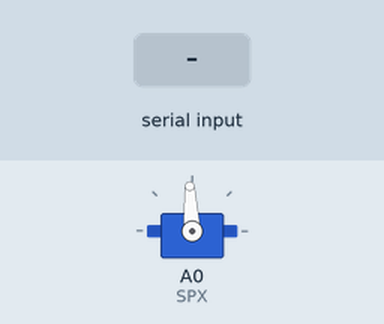
Bench run of a sketch on a simulated Arduino Uno, built with avr-gcc and run on an emulated ATmega328P. Parts: servo. The inputs (shaded band) are chosen by the test bench. What the sketch prints to the serial monitor is not drawn.

Above: at 1.2 s.
1.3 s: "90,45\n" received over Serial
At 3.5 s:
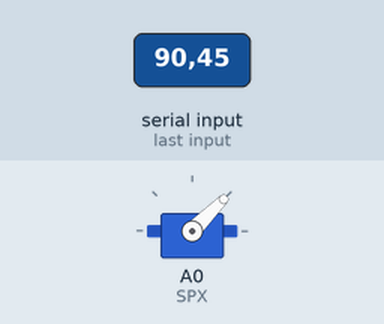
4.2 s: "30,150\n" received over Serial
At 6.8 s:
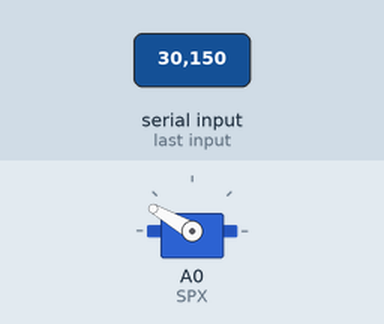
7.2 s: "5\n" received over Serial
At 9.0 s:
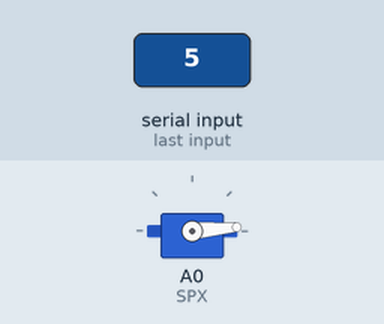
Timing chart, 0 to 10.7 s (numbered marks = the images above; inputs shaded):
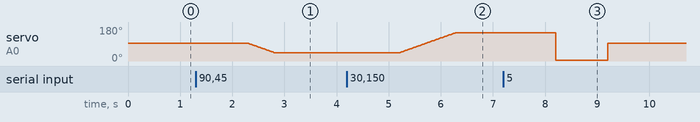

The sketch:

Vicotr_SPX_testing.ino
```cpp
#include<Servo.h>

Servo SPX;
int vSPX=93;
int lvSPX=93 ; //Last value of vSPX

  void setup() {
    Serial.begin(9600);
    SPX.attach(A0);
    SPX.write(93);
    Serial.println("START");
    Serial.println("BREAK STOP");
  }

  void loop() {
  // get value from computer

      int a,b ;
      while(Serial.available()){
        a=Serial.parseInt();

        if (a!=0){
           b=a;
           Serial.println(b);
           if (b<180)
             vSPX=b;
        }

      }
  //get value from controller

    /*  int c=analogRead(A5);
      if(true){
        int d=c;
        vSPX=d;
        Serial.println(d);
        delay(100);
      }*/
  //make SPX move from vslue "vSPX"
    //~5 or 180~598    NON BREAK STOP
    //6~44             MAX REVERSE
    //45~90            REVERVE
    //91~94            BREAK　STOP
    //95~141           FORWARD
    //142~179          MAX FORWARD
      //Serial.print(vSPX);
      //Serial.println(lvSPX);

      if (lvSPX!=vSPX){
        //Tell the condition
        {if (vSPX<=5||(vSPX>=180&&vSPX<=598))
             Serial.println("NON BREAK STOP");
         else if (vSPX>=6&&vSPX<=44)
             Serial.println("MAX REVEERSE");
         else if (vSPX>=45&&vSPX<=90)
             Serial.println("REVEERSE");
         else if (vSPX>=91&&vSPX<=94)
             Serial.println("BREAK STOP");
         else if (vSPX>=95&&vSPX<=141)
             Serial.println("FORWARD");
         else if (vSPX>=142&&vSPX<=179)
             Serial.println("MAX FORWARD");}

         //Move the motor
         if (vSPX<=5){
           Serial.println(vSPX);
           SPX.write(vSPX);
           delay(1000);
           SPX.write(93);
           lvSPX=vSPX=93;
           Serial.println("BREAK STOP");

         }

         else if(vSPX>=91&&vSPX<=94){
           Serial.println(vSPX);
           SPX.write(vSPX);
           lvSPX=vSPX=93;
         }

         else if (vSPX<lvSPX){
           for(int degree=lvSPX ; vSPX<=degree ; degree--){
             Serial.print(degree);
             SPX.write(degree);
             delay(10);
           }
           Serial.println();
         }

         else if (vSPX>lvSPX){
           for(int degree=lvSPX ; degree<=vSPX ; degree++){
             Serial.print(degree);
             SPX.write(degree);
             delay(10);
           }
           Serial.println();
         }

         lvSPX=vSPX;

      }

  }
```

Measured:
- after the input at 1.3 s, servo on A0 (SPX): moves from 93° to 45° over 0.48 s, starting after 1.0 s
- after the input at 4.2 s, servo on A0 (SPX): moves from 45° to 150° over 1.1 s, starting after 1.0 s
- after the input at 7.2 s, servo on A0 (SPX): 150° → 5° after 1.0 s, → 93° 1.0 s later
